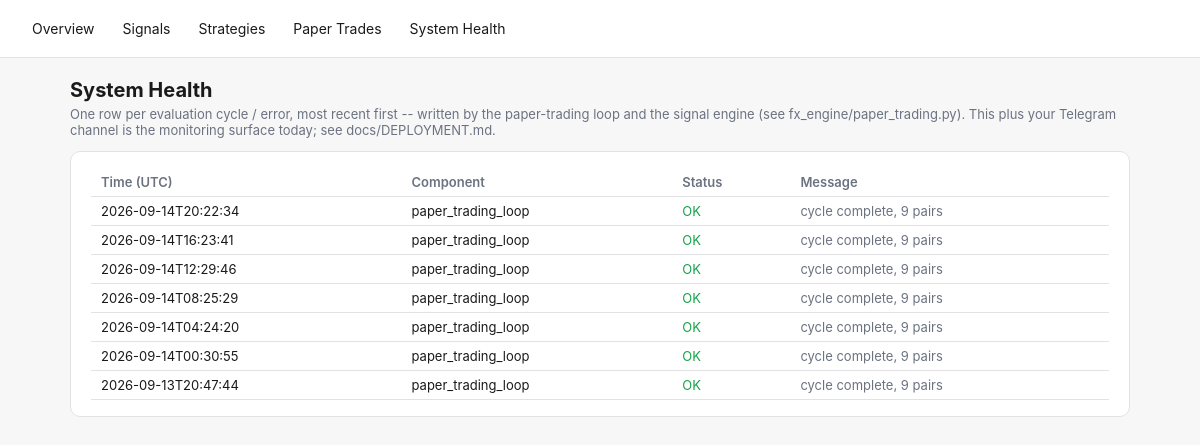
Screenshot of /health with the database file from the repository.
### tables this page shows
CREATE TABLE system_health (
    id INTEGER PRIMARY KEY AUTOINCREMENT,
    component TEXT NOT NULL,
    status TEXT NOT NULL,       -- OK | WARN | ERROR
    message TEXT,
    checked_at TEXT NOT NULL
);

### fx_engine/dashboard.py (the view)
    @app.route("/health")
    def health_page():
        return render_template("health.html", health=get_db().recent_health(limit=100))

### fx_engine/db.py (called while the page is built)
    @contextmanager
    def _conn(self):
        conn = sqlite3.connect(self.path)
        conn.row_factory = sqlite3.Row
        try:
            yield conn
            conn.commit()
        finally:
            conn.close()

    def recent_health(self, limit: int = 50) -> list[dict]:
        with self._conn() as conn:
            rows = conn.execute(
                "SELECT * FROM system_health ORDER BY id DESC LIMIT ?", (limit,),
            ).fetchall()
        return [dict(r) for r in rows]

### fx_engine/templates/health.html (shortened to what this page needs)
{% extends "base.html" %}
{% block content %}
<h1>System Health</h1>
<p class="lede">One row per evaluation cycle / error, most recent first -- written by the paper-trading loop
and the signal engine (see fx_engine/paper_trading.py). This plus your Telegram channel is the monitoring
surface today; see docs/DEPLOYMENT.md.</p>
<div class="card">
  <div class="overflow">
  <table>
    <tr><th>Time (UTC)</th><th>Component</th><th>Status</th><th>Message</th></tr>
    {% for h in health %}
    <tr>
      <td>{{ h.checked_at[:19] }}</td>
      <td>{{ h.component }}</td>
      <td class="{{ 'ok' if h.status=='OK' else ('warn' if h.status=='WARN' else 'error') }}">{{ h.status }}</td>
      <td class="muted">{{ h.message }}</td>
    </tr>
    {% else %}
    <tr><td colspan="4" class="muted">No health checks logged yet.</td></tr>
    {% endfor %}
  </table>
  </div>
</div>
{% endblock %}

### fx_engine/templates/base.html (style rules this page uses)
:root { --bg:#f7f7f8; --fg:#1a1a1a; --card:#ffffff; --border:#e2e2e5; --accent:#2563eb; --green:#16a34a; --red:#dc2626; --amber:#d97706; --muted:#6b7280; }
* { box-sizing: border-box; }
body { margin:0; font-family:-apple-system,BlinkMacSystemFont,"Segoe UI",sans-serif; background:var(--bg); color:var(--fg); }
.card { background:var(--card); border:1px solid var(--border); border-radius:10px; padding:16px 20px; margin-bottom:16px; }
table { width:100%; border-collapse:collapse; font-size:13px; }
th, td { text-align:left; padding:6px 10px; border-bottom:1px solid var(--border); white-space:nowrap; }
th { color:var(--muted); font-weight:600; }
.ok { color:var(--green); }
.muted { color:var(--muted); }
h1 { font-size:20px; margin:0 0 4px; }
p.lede { color:var(--muted); font-size:13px; margin-top:0; }
.overflow { overflow-x:auto; }

### rows the page displays
system_health: checked_at "2026-09-14T20:22:34", component "paper_trading_loop", status "OK", message "cycle complete, 9 pairs"
system_health: checked_at "2026-09-14T16:23:41", component "paper_trading_loop", status "OK", message "cycle complete, 9 pairs"
system_health: checked_at "2026-09-14T12:29:46", component "paper_trading_loop", status "OK", message "cycle complete, 9 pairs"
system_health: checked_at "2026-09-14T08:25:29", component "paper_trading_loop", status "OK", message "cycle complete, 9 pairs"
system_health: checked_at "2026-09-14T04:24:20", component "paper_trading_loop", status "OK", message "cycle complete, 9 pairs"
system_health: checked_at "2026-09-14T00:30:55", component "paper_trading_loop", status "OK", message "cycle complete, 9 pairs"
system_health: checked_at "2026-09-13T20:47:44", component "paper_trading_loop", status "OK", message "cycle complete, 9 pairs"
